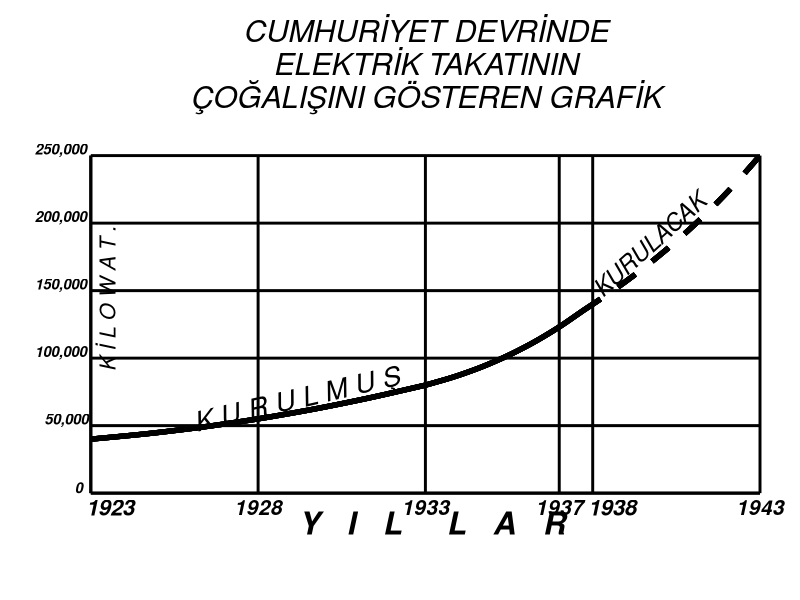

Here is the R script that generated this plot:
# Elektrik

library(ggplot2)
yil <- c(1923,1928,1933,1937,1938,1943)
deger1 <- c(40000,60000,72000,125000,140000,NA)
deger2 <- c(NA,NA,NA,NA,NA,250000)


elektrik <- data.frame(yil,deger1,deger2)

ggplot(elektrik) +
  geom_curve(aes(x = 1923, y = 40000, xend = 1933, yend = 80000), curvature = 0.04, size = 1.8) +
  geom_curve(aes(x = 1933, y = 80000, xend = 1937.7, yend = 135000), curvature = 0.1, size = 1.8) +
  geom_curve(aes(x = 1937.7, y = 135000, xend = 1943, yend = 250000), linetype = "dashed", curvature = 0.08, size = 1.8) +
  theme_classic() +
  labs(title = "CUMHURİYET DEVRİNDE\nELEKTRİK TAKATININ\nÇOĞALIŞINI GÖSTEREN GRAFİK\n") +
  coord_cartesian(clip = 'off') +
  theme(panel.grid.major = element_line(colour = "black", size = 1),
        plot.margin = unit(c(1,2,4,1), "lines"),
        plot.title = element_text(size = 22, face = "italic", hjust = 0.5),
        axis.line = element_line(size = 1),
        axis.title = element_blank(),
        axis.text.x = element_text(size = 15, face = "bold.italic", color = "black"),
        axis.text.y = element_text(size = 10.6, vjust = -0.1, hjust = 1.23, face = "bold.italic", color = "black"),
        axis.ticks = element_blank()) +
  scale_x_continuous(breaks = yil,
                     labels = c("","1928","1933","1937","","1943"),
                     limits = c(1923,1943),
                     expand = c(0,0)) +
  scale_y_continuous(breaks = seq(0,250000,50000),
                     labels = c("","50,000","100,000","150,000","200,000","250,000"),
                     limits = c(0,250000),
                     expand = c(0,0)) +
  annotate("text", x = 1923, y = 0, label = "0", vjust = 0, hjust = 2, size = 3.7, fontface = "bold.italic") +
  annotate("text", x = 1938, y = 0, label = "1938", vjust = 1.4,hjust = 0.1 , size = 5.6, fontface = "bold.italic") +
  annotate("text", x = 1923, y = 0, label = "1923", vjust = 1.4,hjust = 0.1 , size = 5.6, fontface = "bold.italic") +
  annotate("text", x = 1923.5, y = 144000, label = "K İ L O W A T .", angle = 90, size = 5.5, fontface = "italic") +
  annotate("text", x = 1929.15, y = 70000, label = "K U R U L M U Ş", angle = 13, size = 7, fontface = "italic") +
  annotate("text", x = 1939.7, y = 184500, label = "KURULACAK", angle = 42, size = 6, fontface = "italic") +
  annotate("text", x = 1933.2, y = 0, label = "Y   I   L     L   A   R", size = 8, fontface = "bold.italic", vjust = 1.8)
